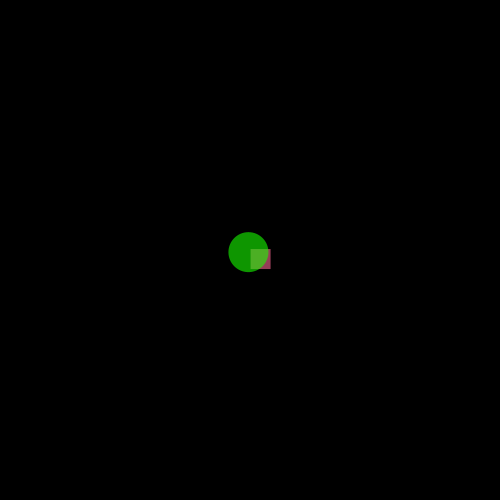
Frame 1 (no input)
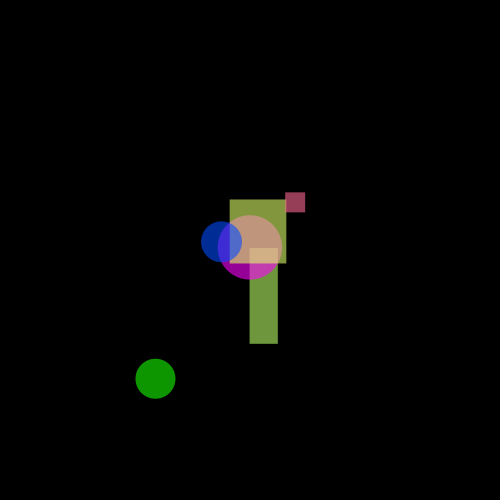
Frame 60 (the mouse pressed at the canvas centre just before this capture)
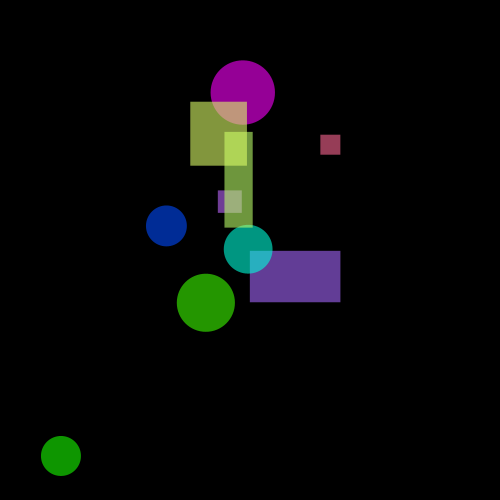
Frame 120 (the mouse held since frame 60 and released just before this capture)

The Processing sketch that drew these frames (run headless with seeded random() and noise(); from frame 60 on, the mouse is pressed at the canvas centre):

// Processing sketch: processing_120862
// ── processing_120862.pde

int NB_OBJ = 100;
Rectangle[] r;
Cercle[] c;
int time = 0;

void setup() {
  colorMode(HSB);
  noStroke();
  ellipseMode(RADIUS);
  size(500, 500);
  background(0);
  r = new Rectangle[NB_OBJ];
  c = new Cercle[NB_OBJ];
  r[0] = new Rectangle(20, 20);
  c[0] = new Cercle(20);
}

void draw() {
  time++;
  fill(0);
  rect(0,0,width,height);
  fill(255,200);
  if (time % 30 == 0) {
    shift(r);
    shift(c);
    r[0] = new Rectangle(random(20,100), random(20,100));
    c[0] = new Cercle(random(20,50));
  }
  for (int i = 0; i < NB_OBJ; i++) {
    if (r[i] != null)
      r[i].affiche();
    if (c[i] != null)
      c[i].affiche();
  }
  
}
//============================================================
//                     CLASSES
//============================================================


//--------------------- Rectangle --------------------------
class Rectangle {
  float largeur;
  float longueur;
  float posX, posY;
  float vitesseX, vitesseY;
  color couleur;

  // Constructeur
  Rectangle (float w, float h) {
    largeur = w;
    longueur = h;
    posX = width / 2;
    posY = height / 2;
    vitesseX = random(-2, 2);
    vitesseY = random(-2, 2);
    couleur = color(random(0,255), 150, 255);
  }
  
  // Affichage
  void affiche() {
    bouge();
    fill(couleur, 150);
    rect(posX, posY, largeur, longueur);
  }
  
  // Bouger
  void bouge() {
    posX += vitesseX;
    posY += vitesseY;
    if (posX > width - largeur || posX < 0)
      vitesseX *= -1;
    if (posY > height - longueur || posY < 0)
      vitesseY *= -1;
  }
}

//--------------------- Cercle --------------------------
class Cercle {
  float rayon;
  float posX, posY;
  float vitesseX, vitesseY;
  color couleur;
  
  Cercle(float r) {
    rayon = r;
    posX = width / 2;
    posY = height / 2;
    vitesseX = random(-3, 3);
    vitesseY = random(-3, 3);
    couleur = color(random(0,255), 255, 255);
  }  
  
  // afficher
  void affiche() {
    bouge();
    fill(couleur, 150);
    ellipse(posX, posY, rayon, rayon);
  }
  
  // bouger
  void bouge() {
    posX += vitesseX;
    posY += vitesseY;
    if (posX > width - rayon || posX < rayon)
      vitesseX *= -1;
    if (posY > height - rayon || posY < rayon)
      vitesseY *= -1;
  }
}

//============================================================
//                     FONCTIONS
//============================================================


<T> void shift(T[] tab) {
  for(int i = tab.length - 1; i > 0; i--)
    tab[i] = tab[i-1];
   tab[0] = null;
}
